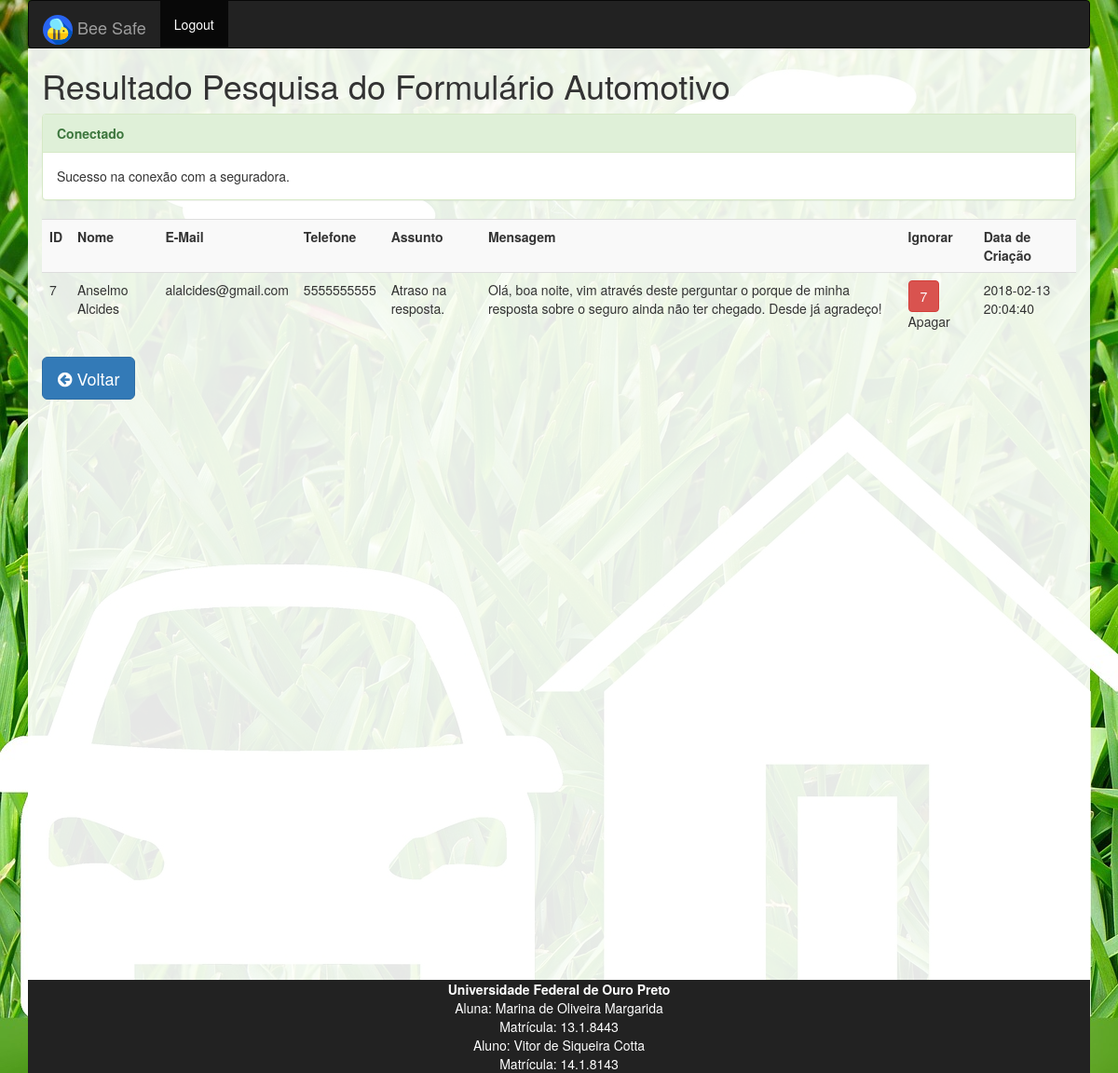
Screenshot of /resultadoPesquisaContato.php with the database file from the repository.
### tables this page shows
CREATE TABLE `formulariocontato` (
  `id` int(11) NOT NULL,
  `nome` varchar(255) NOT NULL,
  `email` varchar(255) NOT NULL,
  `telefone` varchar(255) NOT NULL,
  `assunto` varchar(255) NOT NULL,
  `mensagem` varchar(255) NOT NULL,
  `created_at` timestamp NULL DEFAULT CURRENT_TIMESTAMP ON UPDATE CURRENT_TIMESTAMP
);

### resultadoPesquisaContato.php (the view, shortened to what this page needs)
<?php include'./PHPinclude/topo.php'; ?>
</head>
<body>
    <div class="container">
        <header>
            <nav class="navbar navbar-inverse">
                <div class="navbar-header">
                    <a class="navbar-brand" href="index.php"><p><img src="Outros/Imagem/beePequeno.png">  Bee Safe</p></a>
                </div>
                <ul class="nav navbar-nav">
                    <li class="active"><a href="PHPinclude/logout.php">Logout</a></li>
                </ul>
            </nav>
        </header>
        <main>
            <div class="container-fluid">
                <br>
                <h1>Resultado Pesquisa do Formulário Automotivo</h1>
                <?php include './PHPinclude/conexao.php' ?>
                <div class="table-responsive">
                    <table class="table table-hover table-striped">
                        <tr>
                            <th>ID</th>
                            <th>Nome</th>
                            <th>E-Mail</th>
                            <th>Telefone</th>
                            <th>Assunto</th>
                            <th>Mensagem</th>
                            <th>Ignorar</th>
                            <th>Data de Criação</th>
                        </tr>
                        <?php
                        $formularios = $CONEXAO->query("SELECT * FROM formulariocontato WHERE assunto LIKE '%" . $_POST["nAssunto"] . "%' ORDER BY created_at");
                        while ($FORMULARIO_CONTATO = $formularios->fetch(PDO::FETCH_ASSOC)) {
                            echo '
                                <tr>
                                    <td>' . $FORMULARIO_CONTATO['id'] . '</td>
                                    <td>' . $FORMULARIO_CONTATO['nome'] . '</td>
                                    <td>' . $FORMULARIO_CONTATO['email'] . '</td>
                                    <td>' . $FORMULARIO_CONTATO['telefone'] . '</td>
                                    <td>' . $FORMULARIO_CONTATO['assunto'] . '</td>
                                    <td>' . $FORMULARIO_CONTATO['mensagem'] . '</td>
                                    <form action="resultadoPesquisaContato.php" method="get">
                                        <td><input class="btn btn-danger" type="submit" name="nDeletar" value="' . $FORMULARIO_CONTATO['id'] . '" > Apagar</td>
                                    </form>
                                    <td>' . $FORMULARIO_CONTATO['created_at'] . '</td>
                                </tr>';
                        }
                        ?>
                    </table>
                </div>
                <a href="pesquisaContato.php" class="btn btn-primary btn-lg" role="button"><i class="fa fa-arrow-circle-left"></i> Voltar</a>
                <br>
            </div>
            <?php include'./PHPinclude/rodape.php'; ?>

### PHPinclude/topo.php (shortened to what this page needs)
<?php
echo '
        <!--
        Aluna: Marina de Oliveira Margarida
        Matrícula: 13.1.8443
        Aluno: Vitor de Siqueira Cotta
        Matrícula: 14.1.8143
        Disciplina: CSI477 - SISTEMAS WEB I - Turma 11
        Professor: FERNANDO BERNARDES DE OLIVEIRA
        Atividade: Trabalho
        Data: 15/02/2018
        -->
        <!DOCTYPE html>
        <html lang="pt-BR">
            <head>
                <meta charset="UTF-8">
                <meta name="author" content="Marina de Oliveira Margarida, Vitor de Siqueira Cotta">
                <script type="text/javascript" src="Outros/FrameWorks/jquery-3.2.1.js"></script>
                <script type="text/javascript" src="Outros/FrameWorks/bootstrap-3.3.7-dist/js/bootstrap.js"></script>
                <link rel="stylesheet" href="Outros/FrameWorks/font-google-material-icons/google-material-icons.css">
                <link rel="stylesheet" href="Outros/FrameWorks/font-awesome-4.7.0/css/font-awesome.css">
                <link rel="stylesheet" type="text/css" href="Outros/FrameWorks/bootstrap-3.3.7-dist/css/bootstrap.css">
                <link rel="stylesheet" type="text/css" href="Outros/CSS/estilo.css">
                <link rel="shortcut icon" href="Outros/Imagem/bee.png" />
    ';

### PHPinclude/conexao.php (shortened to what this page needs)
<?php
try {
    echo '<div class = "panel panel-success">
    <div class = "panel-heading">Conectado</div>
    <div class = "panel-body">Sucesso na conexão com a seguradora.</div>
    </div>';
} catch (PDOException $e) {
    echo '<div class = "panel panel-danger">
    <div class = "panel-heading">Erro</div>
    <div class = "panel-body">Falha na conexão: ' . $e->getMessage() . '</div>
    </div>';
}
?>

### PHPinclude/rodape.php
<?php
echo '
    </main>
            <footer>
                <b>Universidade Federal de Ouro Preto</b><br>
                Aluna: Marina de Oliveira Margarida<br>
                Matrícula: 13.1.8443<br>
                Aluno: Vitor de Siqueira Cotta<br>
                Matrícula: 14.1.8143
            </footer>
        </div>
    </body>
</html>';

### Outros/CSS/estilo.css (style rules this page uses)
body { background-image: url(../Imagem/background.jpg); background-repeat: no-repeat; background-color: green; }
footer { background-color: #222; bottom: 0; color: white; font-size: 14px; margin: 0px; padding: 0px; text-align: center; width: 100%; }
main { background-color: ghostwhite; min-height: 1000px; background:rgba(255,255,255,0.9); }
h1 { margin-top: 0px; }
.panel-heading { font-weight: bold; }
.navbar { margin-bottom: 0px; }

### rows the page displays
formulariocontato: id "7", nome "Anselmo Alcides", email "alalcides@gmail.com", telefone "5555555555", assunto "Atraso na resposta.", mensagem "Olá, boa noite, vim através deste perguntar o porque de minha resposta sobre o seguro ainda não ter chegado. Desde já agradeço!", nDeletar "7", created_at "2018-02-13 20:04:40"
